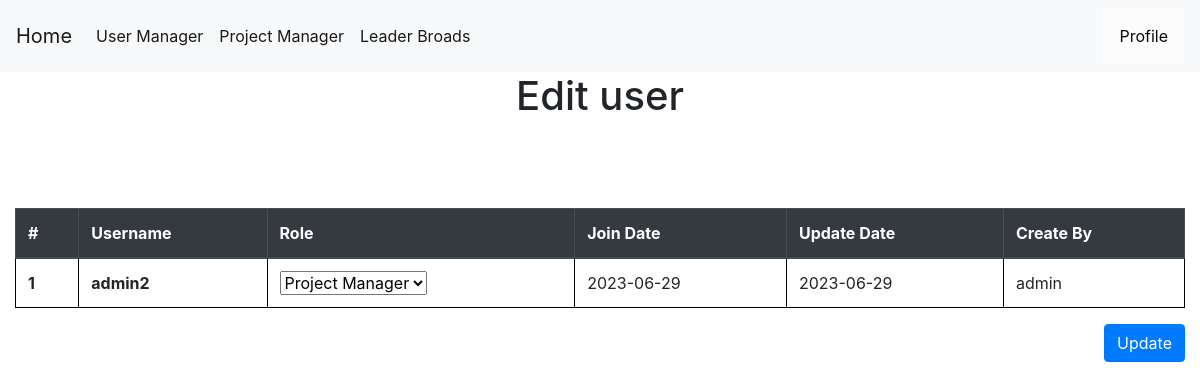
/edituser/2 (signed in), run on an earlier commit of the app's database.
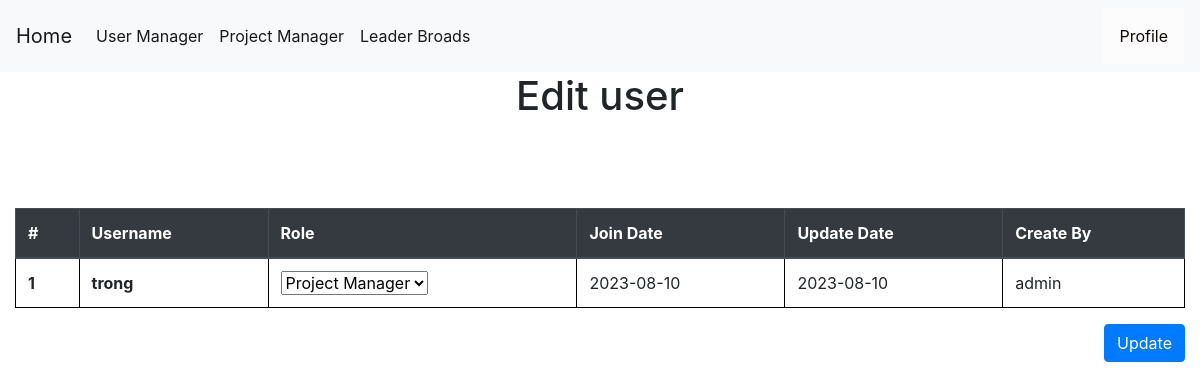
And on a later commit of the database.
### tables this page shows
CREATE TABLE users (
    userid INTEGER PRIMARY KEY AUTOINCREMENT,
    username TEXT NOT NULL,
    password TEXT NOT NULL,
    join_date date NOT NULL,
    update_date date,
    create_by TEXT NOT NULL,
    update_by TEXT,
    isactive INTEGER NOT NULL,
    role TEXT NOT NULL
);

### app.py (the view, shortened to what this page needs)
@app.route('/edituser/<int:id>', methods=('GET', 'POST'))
def edituser(id):
    if session["userid"] == None:
        return redirect(url_for('login'))
    currentuser = get_current_user()
    if currentuser["role"] != 'Administrator':
        return render_template('403.html',)
    msg=''
    if session["userid"] == None:
        return redirect(url_for('login'))
    conn = get_db_connection()
    update = conn.execute('SELECT * FROM users WHERE userid = ?',(id,)).fetchall()
    conn.commit()
    conn.close()
    if update is not None:
        return render_template('edit_user.html',currentuser=currentuser, update=update,msg=msg)

### app.py (called while the page is built)
def get_db_connection():
    conn = sqlite3.connect('database.db')
    conn.row_factory = sqlite3.Row
    return conn

def get_current_user():
    userid = session["userid"]
    conn = get_db_connection()
    user = conn.execute('SELECT * FROM users WHERE userid = ?',(userid,)).fetchone()
    conn.commit()
    conn.close()
    return user

### templates/edit_user.html (shortened to what this page needs)
{% extends 'base.html' %}
{% block content %}
    <center><h1>{% block title %} Edit user  {% endblock %}</h1></center>
    <link rel= "stylesheet" type= "text/css" href= "{{ url_for('static',filename='css/showuser.css') }}">
  <form method="post">
    <table class="table">
        <thead class="thead-dark">
          <tr>
            <th scope="col">#</th>
            <th scope="col">Username</th>
            <th scope="col">Role</th>
            <th scope="col">Join Date</th>
            <th scope="col">Update Date</th>
            <th scope="col">Create By</th>
          </tr>
        </thead>
        <tbody>
        {% for user in update %}
          <tr>
            <th class="counterCell"></th>
            <th scope="row">{{ user.username }}</th>
            <td><select name="role" id="role">
                <option value="Project Manager">Project Manager</option>
              </select></td>
            <td>{{ user.join_date }}</td>
            <td>{{ user.update_date }}</td>
            <td>{{ user.create_by }}</td>
          </tr>
        {% endfor %}
        </tbody>
      </table>
      <div class="form-group">
        <button class="btn btn-primary" style="float: right;" role="button" aria-pressed="true" type="submit" class="btn btn-primary">Update</button>
        </div>
  </form>
{% endblock %}

What changed in the data, as far as the page shows it:
changed users "admin": username "admin2" → "trong"; join_date "2023-06-29" → "2023-08-10"; update_date "2023-06-29" → "2023-08-10"
